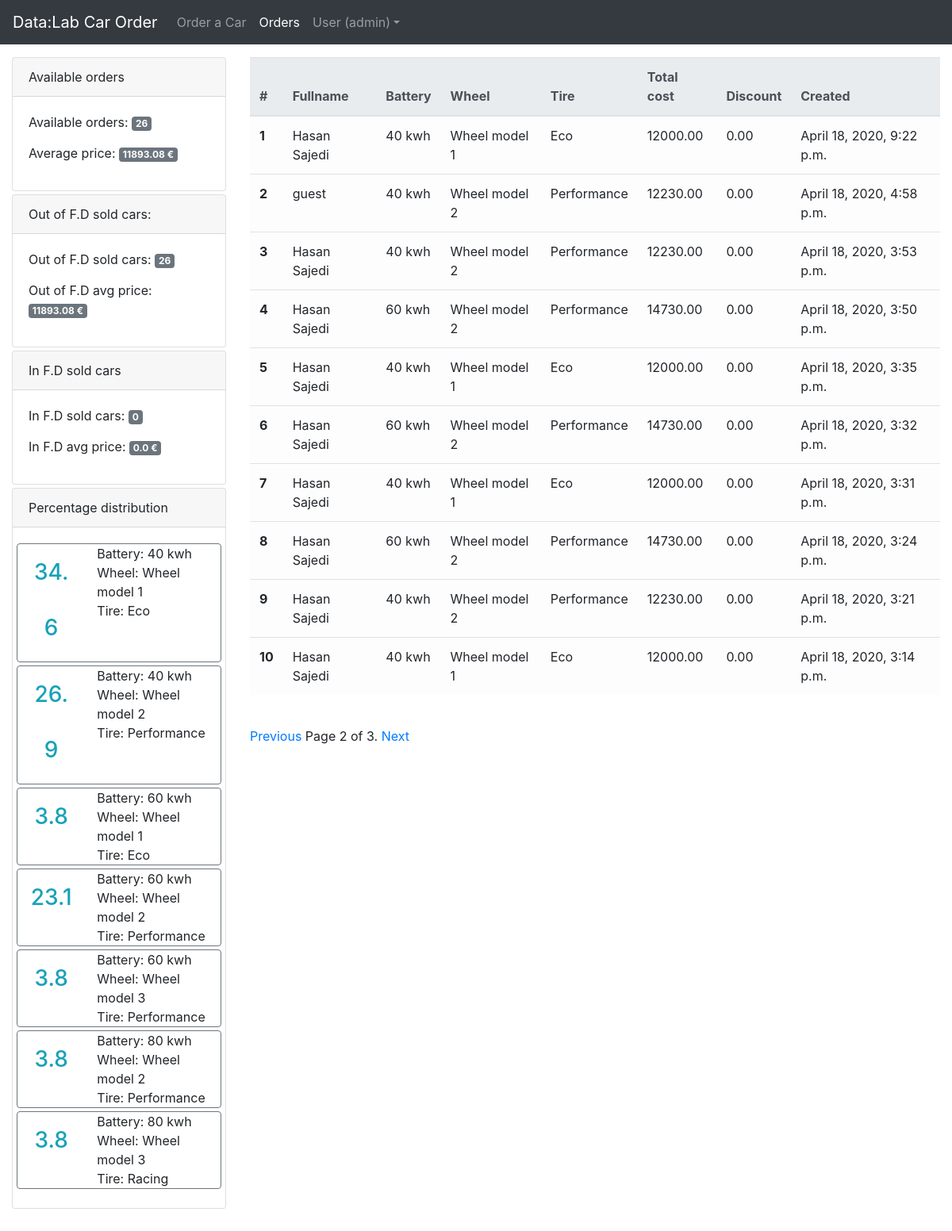
Screenshot of /report/?page=2 (signed in) with the database file from the repository.
### app/models.py (models this page shows, shortened)
class User(AbstractUser):
    class Meta:
        db_table = 'auth_user'
    '''
    (<django.db.models.fields.AutoField: id>,
    <django.db.models.fields.CharField: password>,
    <django.db.models.fields.DateTimeField: last_login>,
    <django.db.models.fields.BooleanField: is_superuser>,
    <django.db.models.fields.CharField: username>,
    <django.db.models.fields.CharField: first_name>,
    <django.db.models.fields.CharField: last_name>,
    <django.db.models.fields.EmailField: email>,
    <django.db.models.fields.BooleanField: is_staff>,
    <django.db.models.fields.BooleanField: is_active>,
    <django.db.models.fields.DateTimeField: date_joined>)
    '''

class Battery(models.Model):
    id = models.AutoField(primary_key=True)
    name = models.CharField(max_length=150, null=False)
    amount = models.DecimalField(max_digits=6, decimal_places=2, default=0.0, null=False)

class Wheel(models.Model):
    id = models.AutoField(primary_key=True)
    name = models.CharField(max_length=150, null=False)
    amount = models.DecimalField(max_digits=6, decimal_places=2, default=0.0, null=False)

class Tire(models.Model):
    id = models.AutoField(primary_key=True)
    name = models.CharField(max_length=150, null=False)
    amount = models.DecimalField(max_digits=6, decimal_places=2, default=0.0, null=False)

class OrderModel(models.Model):
    STATES = (
        (1, 'Baden-Württemberg'),
        (2, 'Bavaria (Bayern)'),
        (3, 'Berlin'),
        (4, 'Brandenburg'),
        (5, 'Bremen'),
        (6, 'Hamburg'),
        (7, 'Hesse (Hessen)'),
        (8, 'Lower Saxony (Niedersachsen)'),
        (9, 'Mecklenburg-Vorpommern'),
        (10, 'North Rhine-Westphalia (Nordrhein-Westfalen)'),
        (11, 'Rhineland-Palatinate (Rheinland-Pfalz)'),
        (12, 'Saarland'),
        (13, 'Saxony (Sachsen)'),
        (14, 'Saxony-Anhalt (Sachsen-Anhalt)'),
        (15, 'Schleswig-Holstein'),
        (16, 'Thuringia (Thüringen)'),
    )
    id = models.AutoField(primary_key=True)
    fullname = models.CharField(null=False, blank=False, max_length=250)
    mobile = PhoneNumberField(blank=False)
    email = models.EmailField(max_length=70, null=False, blank=False)
    address = models.CharField(null=False, blank=False, max_length=250)
    city = models.CharField(null=False, blank=False, max_length=70)
    state = models.IntegerField(null=False, choices=STATES)
    zip = models.CharField(null=False, max_length=20)
    created_on = models.DateTimeField(_("Created on"), auto_now_add=True)
    uuid = ShortUUIDField(null=True, unique=True)
    battery = models.ForeignKey(Battery, on_delete=models.CASCADE)
    wheel = models.ForeignKey(Wheel, on_delete=models.CASCADE)
    tier = models.ForeignKey(Tire, on_delete=models.CASCADE)
    discount = models.DecimalField(null=False, default=0, max_digits=3, decimal_places=2)
    total_cost = models.DecimalField(null=False, default=0, max_digits=10, decimal_places=2)
    class Meta:
        ordering = ['-id']

### app/views.py (the view)
# urls.py: path(r'report/', report, name='report'),
@login_required
@user_passes_test(lambda u: u.is_superuser)
def report(request):
    if request.user.is_superuser:  # check user is admin to access this page.
        report_orders = OrderModel.objects.all().order_by('-id')  # Load all data in orders submitted.
        report_orders_count = report_orders.count()  # Get count of orders.
        average_price = sum([item.total_cost for item in report_orders]) / report_orders_count
        without_firday_discount = OrderModel.objects.filter(discount=Decimal('0.0'))
        without_firday_discount_average_price = (sum([item.total_cost for item in
                                                      without_firday_discount]) / without_firday_discount.count()) if without_firday_discount.count() > 0 else 0
        firday_discount = OrderModel.objects.filter(discount__gt=Decimal('0.01'))
        firday_discount_average_price = (sum([item.total_cost for item in
                                              firday_discount]) / firday_discount.count()) if firday_discount.count() > 0 else 0
        percentage_distribution = []
        x = OrderModel.objects.raw(
            'SELECT id, count(*) as cnt, battery_id,wheel_id, tier_id from app_ordermodel GROUP BY battery_id, wheel_id,tier_id;')
        for item in x:
            percentage_distribution.append(
                [float("{:.1f}".format(((item.cnt / report_orders_count) * 100))),
                 Battery.objects.get(id=item.battery_id).name,
                 Wheel.objects.get(id=item.wheel_id).name,
                 Tire.objects.get(id=item.tier_id).name])
        paginator = Paginator(report_orders, int(settings.REPORT_PAGINATION_NUMBER))
        page = request.GET.get('page')
        try:
            report_orders = paginator.page(page)
        except PageNotAnInteger:
            report_orders = paginator.page(1)
        except EmptyPage:
            report_orders = paginator.page(paginator.num_pages)
        return render(request, "app/report.html", {'data': report_orders,
                                                   'report_orders_count': report_orders_count,
                                                   'average_price': float("{:.2f}".format(average_price)),
                                                   'firday_discount_count': firday_discount.count(),
                                                   'firday_discount_average_price': float(
                                                       "{:.2f}".format(firday_discount_average_price)),
                                                   'without_firday_discount': without_firday_discount.count(),
                                                   'without_firday_discount_average_price': float(
                                                       "{:.2f}".format(without_firday_discount_average_price)),
                                                   'percentage_distribution': percentage_distribution
                                                   })
    else:
        return HttpResponse('Unauthorized', status=401)  # if user is not authorized return error.

### app/templates/app/report.html (shortened to what this page needs)
{% extends 'base.html' %}
{% load to_dash %}
{% block content %}
    <div class="row">
        <div class="col-sm-3">
            <div class="card mb-1">
                <div class="card-header">
                    Available orders
                </div>
                <div class="card-body text-center">
                    <div class="row">
                        <div class="col-sm-12 text-left">
                            Available orders: <p class="badge badge-secondary">{{ report_orders_count }}</p>
                        </div>
                        <div class="col-sm-12 text-left">
                            Average price: <p class="badge badge-secondary">{{ average_price }} €</p>
                        </div>
                    </div>
                </div>
            </div>
            <div class="card mb-1">
                <div class="card-header">
                    Out of F.D sold cars:
                </div>
                <div class="card-body text-center">
                    <div class="row">
                        <div class="col-sm-12 text-left">
                            Out of F.D sold cars: <p class="badge badge-secondary">{{ without_firday_discount }}</p>
                        </div>
                        <div class="col-sm-12 text-left">
                            Out of F.D avg price: <p
                                class="badge badge-secondary">{{ without_firday_discount_average_price }} €</p>
                        </div>
                    </div>
                </div>
            </div>
            <div class="card mb-1">
                <div class="card-header">
                    In F.D sold cars
                </div>
                <div class="card-body text-center">
                    <div class="row">
                        <div class="col-sm-12 text-left">
                            In F.D sold cars: <p class="badge badge-secondary">{{ firday_discount_count }}</p>
                        </div>
                        <div class="col-sm-12 text-left">
                            In F.D avg price: <p class="badge badge-secondary">{{ firday_discount_average_price }} €</p>
                        </div>
                    </div>
                </div>
            </div>
            <div class="card mb-1" data-toggle="tooltip" data-placement="top"
                 title="The percentage distribution of each of the options that have been configured.">
                <div class="card-header">
                    Percentage distribution
                </div>
                <div class="card-body text-center">
                    {% for item in percentage_distribution %}
                        <div class="w-100 mb-1">
                            <div class="row border border-secondary rounded">
                                <div class="col-sm-4"><h3 class="h-100 align-middle text-info"
                                                          style="line-height:250%">{{ item.0 }}</h3></div>
                                <div class="col-sm-8 text-left ">
                                    Battery: {{ item.1 }}<br>
                                    Wheel: {{ item.2 }}<br>
                                    Tire: {{ item.3 }}
                                </div>
                            </div>
                        </div>
                    {% endfor %}
                </div>
            </div>
        </div>
        <div class="col-sm-9">
            <table class="table table-light">
                <thead class="thead-light">
                <tr>
                    <th scope="col">#</th>
                    <th scope="col">Fullname</th>
                    <th scope="col">Battery</th>
                    <th scope="col">Wheel</th>
                    <th scope="col">Tire</th>
                    <th scope="col">Total cost</th>
                    <th scope="col">Discount</th>
                    <th scope="col">Created</th>
                </tr>
                </thead>
                <tbody>
                {% for row in data %}
                    <tr>
                        <th scope="row">{{ forloop.counter }}</th>
                        <td>{{ row.fullname }}</td>
                        <td>{{ row.battery.name }}</td>
                        <td>{{ row.wheel.name }}</td>
                        <td>{{ row.tier.name }}</td>
                        <td>{{ row.total_cost }}</td>
                        <td>{{ row.discount }}</td>
                        <td>{{ row.created_on }}</td>
                    </tr>
                {% endfor %}
                </tbody>
            </table>
            <br>
            {% include "app/pagination.html" with page=data %}
        </div>
    </div>
    <br>
{% endblock %}

### templates/base.html (shortened to what this page needs)
{% url 'app:report' as report %}
{% url 'app:configure' as configure_cars %}
{% load static %}
<!doctype html>
<html lang="en">
<head>
    <link rel="stylesheet" href="https://maxcdn.bootstrapcdn.com/bootstrap/4.0.0/css/bootstrap.min.css"
>
    <link rel="stylesheet" href="{% static "css/app.css" %}">
</head>
<body id="container">
<nav class="navbar navbar-expand-lg navbar-dark bg-dark">
    <a class="navbar-brand" href="{% url 'app:report' %}">Data:Lab Car Order</a>
    <div class="collapse navbar-collapse" id="navbarSupportedContent">
        <ul class="navbar-nav mr-auto">
            <li class="nav-item {% if request.path == configure_cars %}active{% endif %}">
                <a class="nav-link" href="{% url 'app:configure' %}">Order a Car</a>
            </li>
            {% if request.user.is_superuser %}
                <li class="nav-item {% if request.path == report %}active{% endif %}">
                    <a class="nav-link" href="{% url 'app:report' %}">Orders</a>
                </li>
            {% endif %}
            <li class="nav-item dropdown">
                <a class="nav-link dropdown-toggle" href="#" id="dropdown01" data-toggle="dropdown"
                   aria-haspopup="true" aria-expanded="false">User ({{ user.username }})</a>
            </li>
        </ul>
    </div>
</nav>
<div class="container-fluid mt-2">
    <div class="mt-3">
        {% block content %}{% endblock %}
    </div>
</div>
</body>
</html>

### rows the page displays
Battery: name "40 kwh" "40 kwh"
Wheel: name "Wheel model 1" "Wheel model 1"
Tire: name "Eco" "Eco"
Wheel: name "Wheel model 2" "Wheel model 2" "Wheel model 2"
Tire: name "Performance" "Performance" "Performance" "Performance"
Battery: name "60 kwh" "60 kwh" "60 kwh"
Wheel: name "Wheel model 3" "Wheel model 3"
Battery: name "80 kwh" "80 kwh"
Tire: name "Racing"
OrderModel: fullname "Hasan Sajedi", battery.name "40 kwh", wheel.name "Wheel model 1", tier.name "Eco", total_cost "12000.00", discount "0.00", created_on "April 18, 2020, 9:22 p.m."
OrderModel: fullname "guest", battery.name "40 kwh", wheel.name "Wheel model 2", tier.name "Performance", total_cost "12230.00", discount "0.00", created_on "April 18, 2020, 4:58 p.m."
OrderModel: fullname "Hasan Sajedi", battery.name "40 kwh", wheel.name "Wheel model 2", tier.name "Performance", total_cost "12230.00", discount "0.00", created_on "April 18, 2020, 3:53 p.m."
OrderModel: fullname "Hasan Sajedi", battery.name "60 kwh", wheel.name "Wheel model 2", tier.name "Performance", total_cost "14730.00", discount "0.00", created_on "April 18, 2020, 3:50 p.m."
OrderModel: fullname "Hasan Sajedi", battery.name "40 kwh", wheel.name "Wheel model 1", tier.name "Eco", total_cost "12000.00", discount "0.00", created_on "April 18, 2020, 3:35 p.m."
OrderModel: fullname "Hasan Sajedi", battery.name "60 kwh", wheel.name "Wheel model 2", tier.name "Performance", total_cost "14730.00", discount "0.00", created_on "April 18, 2020, 3:32 p.m."
OrderModel: fullname "Hasan Sajedi", battery.name "40 kwh", wheel.name "Wheel model 1", tier.name "Eco", total_cost "12000.00", discount "0.00", created_on "April 18, 2020, 3:31 p.m."
OrderModel: fullname "Hasan Sajedi", battery.name "60 kwh", wheel.name "Wheel model 2", tier.name "Performance", total_cost "14730.00", discount "0.00", created_on "April 18, 2020, 3:24 p.m."
OrderModel: fullname "Hasan Sajedi", battery.name "40 kwh", wheel.name "Wheel model 2", tier.name "Performance", total_cost "12230.00", discount "0.00", created_on "April 18, 2020, 3:21 p.m."
OrderModel: fullname "Hasan Sajedi", battery.name "40 kwh", wheel.name "Wheel model 1", tier.name "Eco", total_cost "12000.00", discount "0.00", created_on "April 18, 2020, 3:14 p.m."

### other values shown
{{ user.username }} "admin"
{{ report_orders_count }} "26"
{{ average_price }} "11893.08"
{{ without_firday_discount }} "26"
{{ without_firday_discount_average_price }} "11893.08"
{{ firday_discount_count }} "0"
{{ firday_discount_average_price }} "0.0"
{{ item.0 }} "34.6" "26.9" "3.8" "23.1" "3.8" "3.8" "3.8"
{{ page.number }} "2"
{{ page.paginator.num_pages }} "3"
